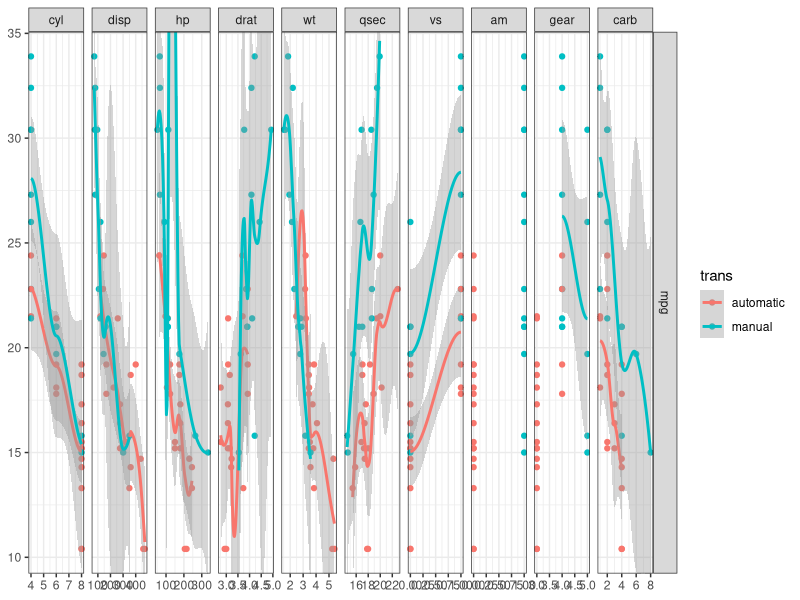
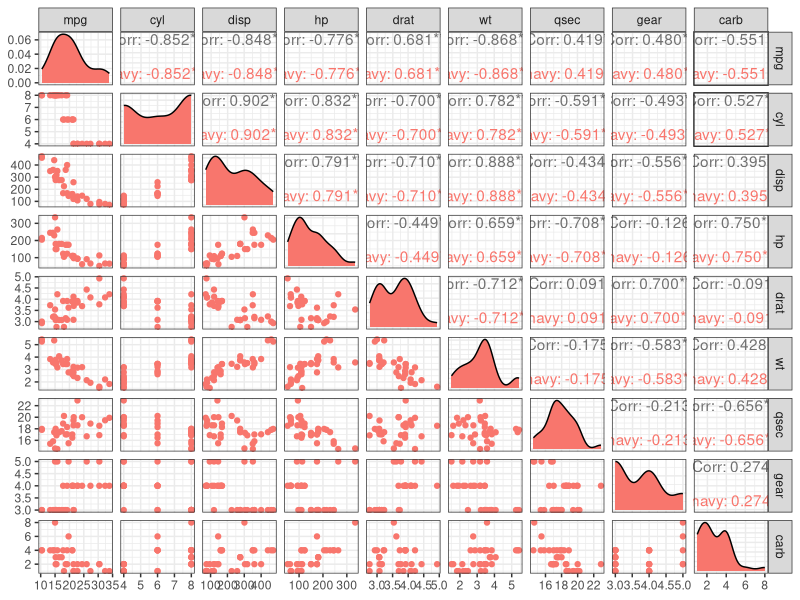
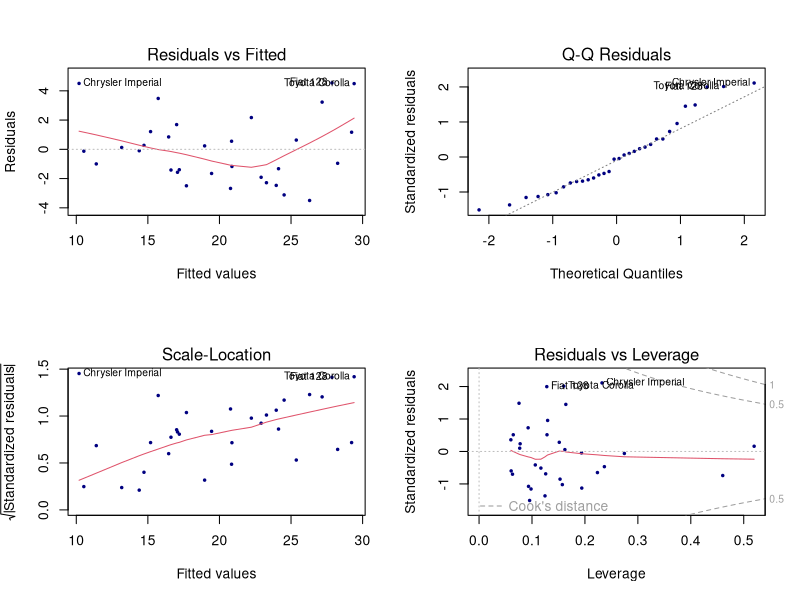

Source code (R) for these figures, in order:
## ---- chunk 1
fit1 <- lm(mpg ~ factor(am) + wt, data = mtcars)
fit2 <- lm(mpg ~ factor(am) + wt + hp, data = mtcars)
fit3 <- lm(mpg ~ factor(am) + wt + hp +cyl, data = mtcars)
fit4 <- lm(mpg ~ factor(am) + wt + hp +cyl +disp, data = mtcars)
fit.test <-anova(fit1,fit2,fit3,fit4)[,6] # Gets the p-values from Anova()
names(fit.test) <- c("base","+hp","+hp+cyl","+hp+cyl+disp");round(fit.test,5)
## ---- chunk 2
fit5 <- lm(mpg ~ factor(am) + wt + hp + gear, data = mtcars)
fit6 <- lm(mpg ~ factor(am) + wt + hp + gear + drat, data = mtcars)
fit.test2 <- anova(fit2,fit5,fit6)[,6] # Gets the p-values from Anova()
names(fit.test2) <- c("base+hp","base+hp+gear","base+hp+gear+drat");round(fit.test2,5)
## ---- chunk 3
fit7 <- lm(mpg ~ factor(am) + wt + hp + qsec, data = mtcars)
fit8 <- lm(mpg ~ factor(am) + wt + hp + qsec + carb, data = mtcars)
fit.test3 <- anova(fit2,fit7,fit8)[,6] # Gets the p-values from Anova()
names(fit.test3) <- c("base+hp","base+hp+qsec","base+hp+qsec+carb");round(fit.test3,5)
## ---- chunk 4
fit9 <- lm(mpg ~ factor(am) + wt + hp + factor(vs), data = mtcars)
fit.test4 <- anova(fit2,fit9)[,6] # Gets the p-values from Anova()
names(fit.test4) <- c("base+hp","base+hp+vs");round(fit.test4,5)
## ---- chunk 5
model.list <- list(fit1,fit2,fit3,fit4,fit5,fit6,fit7,fit8,fit9)
fitAIC.summary <-sapply(model.list, extractAIC)[2,]; names(fitAIC.summary)<-c("fit1","fit2","fit3","fit4","fit5","fit6","fit7","fit8","fit9"); round(fitAIC.summary,4)
## ---- chunk 6
round(summary(fit7)$coefficients,5); confint(fit7)
## ---- chunk 7
library(GGally); library(ggplot2)
mtcars$trans <- ifelse(mtcars$am == 0,"automatic","manual")
mtcars$trans <- factor(mtcars$trans)
ggduo(mtcars,columnsX = 2:11,columnsY = 1, mapping = aes(col=trans), showStrips = FALSE, legend =1)+theme_bw()
## ---- chunk 8
ggpairs(mtcars,c(1:7,10:11),mapping = ggplot2::aes(color = "navy"))+theme_bw()
## ---- chunk 9
par(mfrow=c(2,2))
plot(fit7,cex = 0.4,pch =19, col = "navy")
